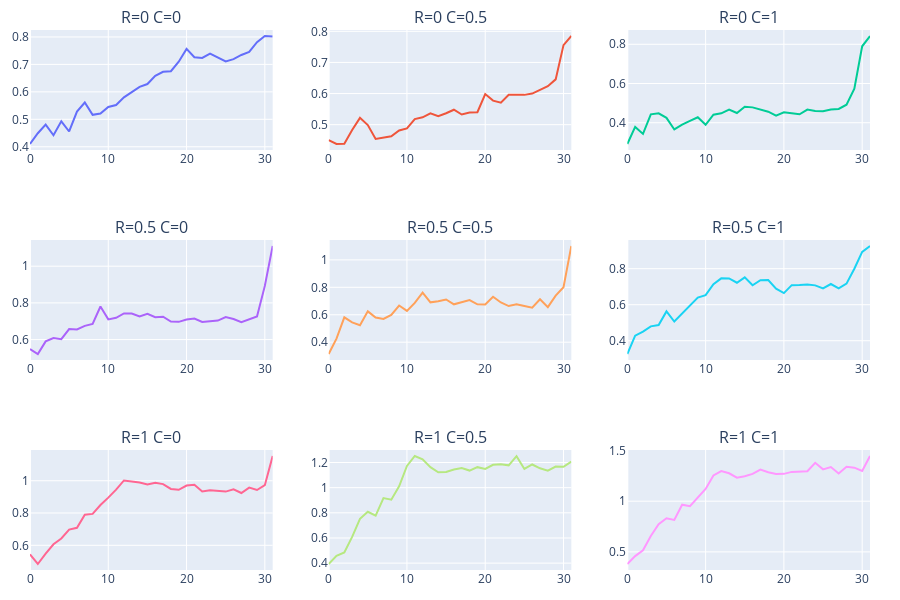

Notebook source saved alongside this figure:
### Markdown cell above
## Error by R C

### Code cell
fig = make_subplots(rows=3, cols=3, subplot_titles=[f'R={R} C={C}' for R in [0, 0.5, 1] for C in [0, 0.5, 1]])
for R in [0, 0.5, 1]:
    for C in [0, 0.5, 1]:
        filtered_metric = full_metric[(R_C_cluster['R'] == R) & (R_C_cluster['C'] == C)]
        fig.add_trace(
            go.Scatter(y=filtered_metric.mean()),
            row=int(R*2+1), col=int(C*2+1)
        )
fig.update_layout(height=600, margin={'t':30, 'l':30, 'b':30, 'r':30}, showlegend=False)
fig

### Figure 1 — Plotly figure (JSON) as saved in the notebook; plotly's stock layout.template omitted (floating-point values rounded to 4 significant figures)
{"data": [{"type": "scatter", "xaxis": "x", "y": [0.41, 0.4492, 0.4807, 0.4419, 0.4925, 0.4556, 0.528, 0.5612, 0.5162, 0.5207, 0.5448, 0.5519, 0.5798, 0.5986, 0.6182, 0.6285, 0.6582, 0.6729, 0.6751, 0.7099, 0.7565, 0.7263, 0.7236, 0.7394, 0.7248, 0.7109, 0.7193, 0.7344, 0.7452, 0.7808, 0.8034, 0.8018], "yaxis": "y"}, {"type": "scatter", "xaxis": "x2", "y": [0.4503, 0.4379, 0.4387, 0.4832, 0.5219, 0.4988, 0.4541, 0.4577, 0.4626, 0.4813, 0.488, 0.5181, 0.5236, 0.5363, 0.5271, 0.5367, 0.548, 0.5327, 0.539, 0.54, 0.5985, 0.5774, 0.5708, 0.5963, 0.597, 0.5958, 0.5999, 0.6118, 0.6235, 0.6456, 0.7558, 0.785], "yaxis": "y2"}, {"type": "scatter", "xaxis": "x3", "y": [0.2915, 0.3786, 0.3431, 0.4428, 0.4481, 0.4249, 0.3658, 0.3903, 0.4091, 0.4279, 0.3893, 0.4408, 0.448, 0.4675, 0.4496, 0.4817, 0.4783, 0.466, 0.4562, 0.4363, 0.453, 0.4483, 0.4433, 0.467, 0.4602, 0.4581, 0.4671, 0.4702, 0.4919, 0.5734, 0.7899, 0.8423], "yaxis": "y3"}, {"type": "scatter", "xaxis": "x4", "y": [0.5484, 0.5214, 0.5901, 0.6085, 0.6021, 0.6574, 0.6554, 0.6745, 0.6856, 0.7801, 0.7102, 0.7189, 0.7424, 0.7421, 0.7261, 0.7399, 0.7223, 0.7247, 0.6987, 0.6966, 0.7089, 0.7146, 0.6964, 0.6991, 0.7034, 0.7226, 0.7121, 0.6952, 0.7105, 0.7261, 0.8927, 1.11], "yaxis": "y4"}, {"type": "scatter", "xaxis": "x5", "y": [0.314, 0.4259, 0.5812, 0.5442, 0.5238, 0.6248, 0.5794, 0.5693, 0.5989, 0.6673, 0.6278, 0.6861, 0.7617, 0.6903, 0.6977, 0.7112, 0.6761, 0.692, 0.7069, 0.6759, 0.6751, 0.7314, 0.6896, 0.6634, 0.6771, 0.6635, 0.6512, 0.7125, 0.6552, 0.7395, 0.8008, 1.101], "yaxis": "y5"}, {"type": "scatter", "xaxis": "x6", "y": [0.3263, 0.4278, 0.4508, 0.4797, 0.4871, 0.5628, 0.5066, 0.5496, 0.5929, 0.6392, 0.6533, 0.7134, 0.7464, 0.7461, 0.7221, 0.752, 0.708, 0.7363, 0.7371, 0.6894, 0.6645, 0.7085, 0.7091, 0.7117, 0.7074, 0.6905, 0.7149, 0.6904, 0.717, 0.7999, 0.8931, 0.926], "yaxis": "y6"}, {"type": "scatter", "xaxis": "x7", "y": [0.544, 0.4842, 0.5489, 0.6066, 0.6422, 0.6975, 0.7086, 0.7895, 0.7946, 0.8494, 0.8954, 0.945, 1.002, 0.9956, 0.9896, 0.9771, 0.9877, 0.9794, 0.9494, 0.9441, 0.9704, 0.9754, 0.9333, 0.9411, 0.935, 0.9327, 0.9468, 0.9242, 0.9578, 0.9427, 0.9727, 1.153], "yaxis": "y7"}, {"type": "scatter", "xaxis": "x8", "y": [0.3931, 0.4582, 0.4848, 0.6084, 0.7519, 0.8082, 0.7773, 0.9167, 0.9041, 1.01, 1.173, 1.252, 1.226, 1.163, 1.123, 1.125, 1.144, 1.156, 1.136, 1.163, 1.149, 1.182, 1.187, 1.177, 1.25, 1.149, 1.184, 1.154, 1.135, 1.168, 1.166, 1.206], "yaxis": "y8"}, {"type": "scatter", "xaxis": "x9", "y": [0.3802, 0.4581, 0.5156, 0.6562, 0.7726, 0.8315, 0.8154, 0.9653, 0.9507, 1.039, 1.12, 1.254, 1.297, 1.275, 1.232, 1.246, 1.269, 1.312, 1.286, 1.269, 1.27, 1.289, 1.292, 1.295, 1.379, 1.314, 1.338, 1.274, 1.34, 1.331, 1.299, 1.446], "yaxis": "y9"}], "layout": {"annotations": [{"font": {"size": 16}, "showarrow": false, "text": "R=0 C=0", "x": 0.1444, "xanchor": "center", "xref": "paper", "y": 1, "yanchor": "bottom", "yref": "paper"}, {"font": {"size": 16}, "showarrow": false, "text": "R=0 C=0.5", "x": 0.5, "xanchor": "center", "xref": "paper", "y": 1, "yanchor": "bottom", "yref": "paper"}, {"font": {"size": 16}, "showarrow": false, "text": "R=0 C=1", "x": 0.8556, "xanchor": "center", "xref": "paper", "y": 1, "yanchor": "bottom", "yref": "paper"}, {"font": {"size": 16}, "showarrow": false, "text": "R=0.5 C=0", "x": 0.1444, "xanchor": "center", "xref": "paper", "y": 0.6111, "yanchor": "bottom", "yref": "paper"}, {"font": {"size": 16}, "showarrow": false, "text": "R=0.5 C=0.5", "x": 0.5, "xanchor": "center", "xref": "paper", "y": 0.6111, "yanchor": "bottom", "yref": "paper"}, {"font": {"size": 16}, "showarrow": false, "text": "R=0.5 C=1", "x": 0.8556, "xanchor": "center", "xref": "paper", "y": 0.6111, "yanchor": "bottom", "yref": "paper"}, {"font": {"size": 16}, "showarrow": false, "text": "R=1 C=0", "x": 0.1444, "xanchor": "center", "xref": "paper", "y": 0.2222, "yanchor": "bottom", "yref": "paper"}, {"font": {"size": 16}, "showarrow": false, "text": "R=1 C=0.5", "x": 0.5, "xanchor": "center", "xref": "paper", "y": 0.2222, "yanchor": "bottom", "yref": "paper"}, {"font": {"size": 16}, "showarrow": false, "text": "R=1 C=1", "x": 0.8556, "xanchor": "center", "xref": "paper", "y": 0.2222, "yanchor": "bottom", "yref": "paper"}], "height": 600, "margin": {"b": 30, "l": 30, "r": 30, "t": 30}, "showlegend": false, "xaxis": {"anchor": "y", "domain": [0, 0.2889]}, "xaxis2": {"anchor": "y2", "domain": [0.3556, 0.6444]}, "xaxis3": {"anchor": "y3", "domain": [0.7111, 1]}, "xaxis4": {"anchor": "y4", "domain": [0, 0.2889]}, "xaxis5": {"anchor": "y5", "domain": [0.3556, 0.6444]}, "xaxis6": {"anchor": "y6", "domain": [0.7111, 1]}, "xaxis7": {"anchor": "y7", "domain": [0, 0.2889]}, "xaxis8": {"anchor": "y8", "domain": [0.3556, 0.6444]}, "xaxis9": {"anchor": "y9", "domain": [0.7111, 1]}, "yaxis": {"anchor": "x", "domain": [0.7778, 1]}, "yaxis2": {"anchor": "x2", "domain": [0.7778, 1]}, "yaxis3": {"anchor": "x3", "domain": [0.7778, 1]}, "yaxis4": {"anchor": "x4", "domain": [0.3889, 0.6111]}, "yaxis5": {"anchor": "x5", "domain": [0.3889, 0.6111]}, "yaxis6": {"anchor": "x6", "domain": [0.3889, 0.6111]}, "yaxis7": {"anchor": "x7", "domain": [0, 0.2222]}, "yaxis8": {"anchor": "x8", "domain": [0, 0.2222]}, "yaxis9": {"anchor": "x9", "domain": [0, 0.2222]}}}
